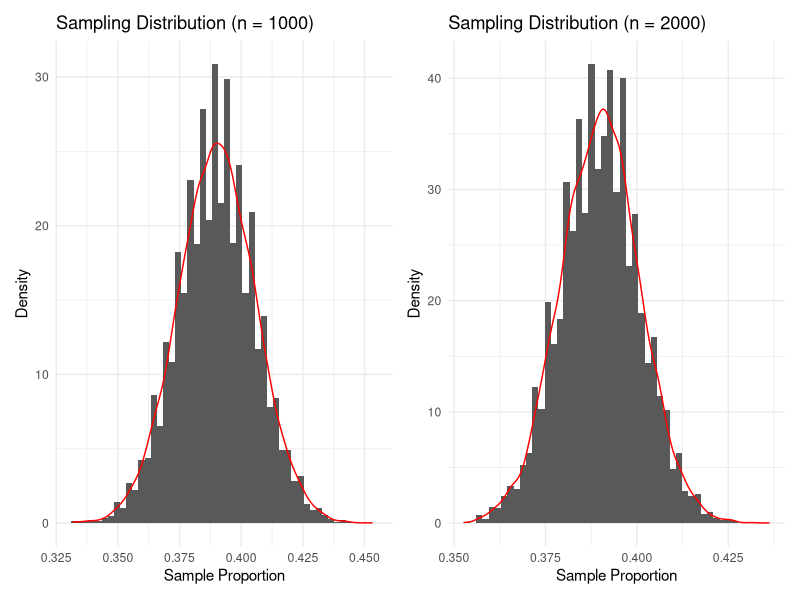
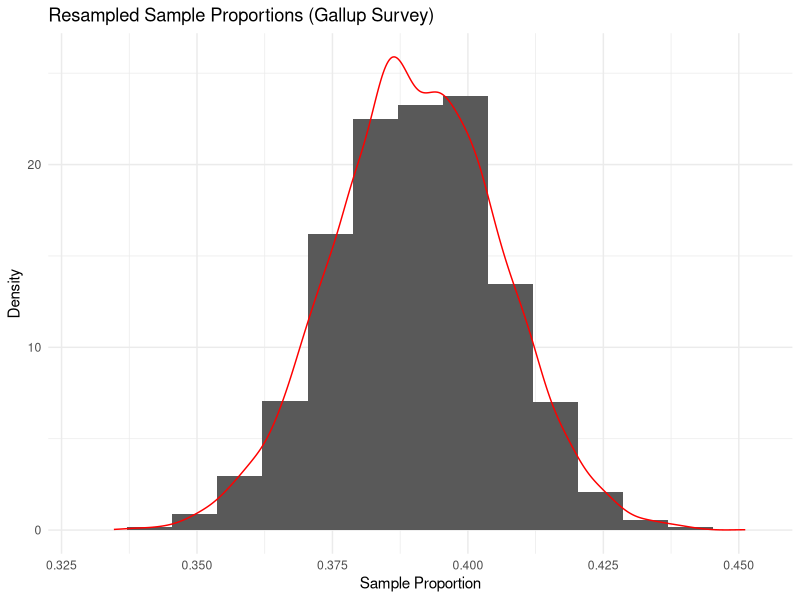

Recreate these plots in R, in order. (Note: a time limit stopped this script after it produced the figures.)
library(ggplot2)
library(tidyverse)
library(patchwork)
library(xtable)

# 1 Basic Simulation

true.prob = 0.39
n1 = 1004
n2 = 2008
simulations = 10000

poll1 = rbinom(simulations, n1, true.prob) / n1

poll2 = rbinom(simulations, n2, true.prob) / n2

plot_simulation = function(polls, title){
  df = data.frame(polls)
  ggplot(df, aes(x = polls)) +
    geom_histogram(aes(y = after_stat(density)), bins = 50) + 
    geom_density(color = "red") +
    labs(title = title,
         x = "Sample Proportion",
         y = "Density") + 
    theme_minimal()
}

plot1 = plot_simulation(poll1, "Sampling Distribution (n = 1000)")
plot2 = plot_simulation(poll2, "Sampling Distribution (n = 2000)")

(plot1 | plot2)


range1 = quantile(poll1, c(0.025, 0.975))
range1
range2 = quantile(poll2, c(0.025, 0.975))
range2

margin.error1 = (range1[2] - range1[1]) / 2
margin.error1
margin.error2 = (range2[2] - range2[1]) / 2
margin.error2


# 2 Resampling

n = 1004
satisfied = round(n * 0.39)

og.sample = tibble(
  id = 1:n,
  measurement = c(rep(1,satisfied), rep(0, n - satisfied))
)

og.sample |>
  summarize(mean = mean(measurement))

resample.means = numeric(10000)

for (i in 1:10000){
  resample.id = sample(1:n, size = n, replace = TRUE)
  resample.means[i] = mean(og.sample$measurement[resample.id])
}

resample.df = tibble(p.hat = resample.means)

ggplot(resample.df, aes(x = p.hat)) + 
  geom_histogram(aes(y = after_stat(density)), bins = 15) +
  geom_density(color = "red") +
  labs(title = "Resampled Sample Proportions (Gallup Survey)",
       x = "Sample Proportion",
       y = "Density") +
  theme_minimal()

range.95 = quantile(resample.means, c(0.025, 0.975))
range.95
margin.error = (range.95[2] - range.95[1]) / 2
margin.error


# 3 Simulation over n and p

n.values = seq(100, 3000, by = 10)
p.values = seq(0.01, 0.99, by = 0.01)

results = expand.grid(n = n.values, p = p.values) |>
  mutate(n = as.numeric(n), p = as.numeric(p))

set.seed(123)

for (i in 1:nrow(results)){
  n = results$n[i]
  for (j in 1:ncol(results)){
    p = results$p[j]
    
    simus = rbinom(10000, n, p) / n
    range_95 = quantile(simus, c(0.025, 0.975))
    results$margin_error[i] = (range_95[2] - range_95[1]) / 2
  }
}
ggplot(results, aes(x = p, y = n, fill = margin_error)) +
  geom_tile() +
  labs(title = "Margin of Error as a function of n and p",
       x = "Proportion (p)",
       y = "Sample Size (n)",
       fill = "Margin of Error") +
  theme_minimal()+
  scale_fill_viridis_c()


# 4 

nvals = seq(100, 2000, by = 10)
pvals = seq(0.01, 0.99, by = 0.01)
z = 1.96
grid = expand.grid(n = nvals, p = pvals) |>
  mutate(n = as.numeric(n), p = as.numeric(p))

grid = grid |>
  mutate(
    wilson = (z * ((sqrt(n*p*(1-p) + (z^2 / 4)))/(n + z^2)))
    )

ggplot(grid, aes(x = p, y = n, fill = wilson)) + 
  geom_tile() +
  scale_fill_viridis_c(option = "plasma") +
  labs(
    title = "Wilson Margin of Error as a function of n and p",
    x = "Proportion (p)",
    y = "Sample Size (n)"
  ) + 
  theme_minimal()
